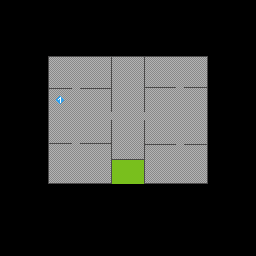

A 2D game scene composited from a Tiled map and its tileset images. What follows is a short description and the map's XML, with each tile layer's data collapsed to a summary:
An orthogonal 32x32 tile map with 8x8 px tiles, 2 tile layers (Tiles, Sprites), 2 tilesets and 18 objects (2x PA, Politician4, Politician3, Politician5, Politician6, ...).

<map version="1.0" orientation="orthogonal" width="32" height="32" tilewidth="8" tileheight="8">
 <tileset firstgid="1" source="tiles.tsx" />
 <tileset firstgid="65" source="sprites.tsx" />
 <layer name="Tiles" width="32" height="32">
  <data>[1024 cells, 320 non-empty, 11 distinct tile ids]</data>
 </layer>
 <layer name="Sprites" width="32" height="32">
  <properties>
   <property name="sprite" value="1" />
  </properties>
  <data>[1024 cells, 1 non-empty, 1 distinct tile ids]</data>
 </layer>
 <objectgroup name="NPCs" width="32" height="32">
  <object gid="96" x="248" y="152" />
  <object name="Politician4" gid="66" x="96" y="80" />
  <object name="Politician3" gid="66" x="72" y="72" />
  <object name="Politician5" gid="66" x="56" y="80" />
  <object name="Politician6" gid="66" x="80" y="176" />
  <object name="Politician7" gid="66" x="64" y="160" />
  <object name="DeepThroat" gid="77" x="176" y="72" />
  <object name="TVPersonality" gid="78" x="176" y="168" />
  <object name="Religious4" gid="69" x="176" y="136" />
  <object name="Religious3" gid="69" x="192" y="112" />
  <object name="Religious1" gid="69" x="176" y="104" />
  <object name="Religious2" gid="69" x="160" y="112" />
  <object name="Lobbyist2" gid="67" x="56" y="136" />
  <object name="Lobbyist3" gid="67" x="88" y="136" />
  <object name="Lobbyist4" gid="67" x="96" y="104" />
  <object name="TVDebate" gid="71" x="112" y="96" />
  <object name="PA" gid="75" x="72" y="120" />
  <object name="PA" gid="75" x="72" y="120" />
 </objectgroup>
</map>
